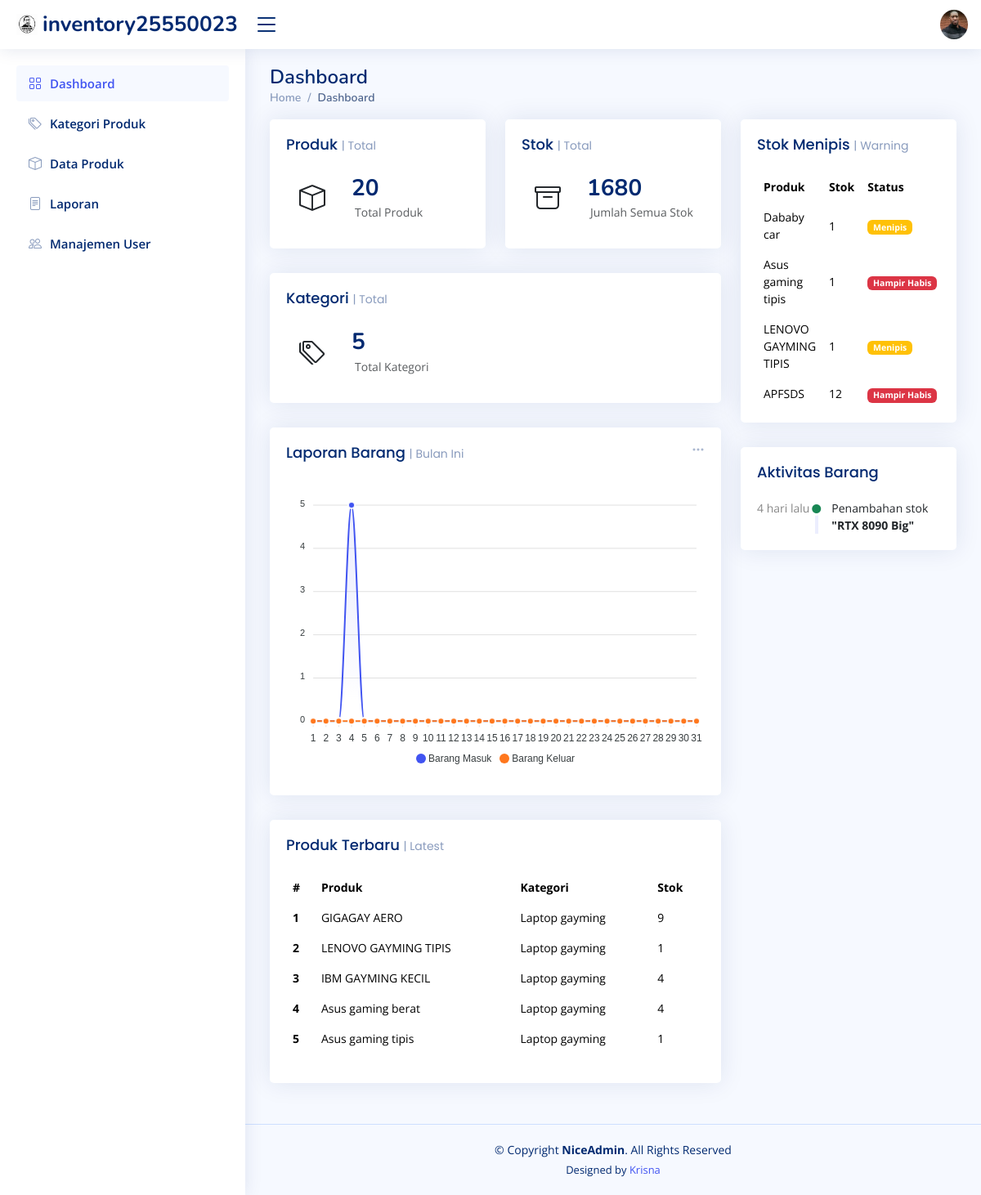
/index.php (signed in), run on the app's committed database.
### tables this page shows
CREATE TABLE `products` (
  `id` int(11) NOT NULL,
  `category_id` int(11) DEFAULT NULL,
  `product_code` varchar(50) DEFAULT NULL,
  `product_name` varchar(150) DEFAULT NULL,
  `stock` int(11) DEFAULT 0,
  `min_stock` int(11) DEFAULT 5,
  `price` int(11) DEFAULT NULL,
  `gambar` varchar(255) NOT NULL,
  `created_at` timestamp NOT NULL DEFAULT current_timestamp(),
  `updated_at` timestamp NULL DEFAULT NULL
);

CREATE TABLE `categories` (
  `id` int(11) NOT NULL,
  `kd_kat` varchar(6) NOT NULL,
  `category_name` varchar(100) NOT NULL
);

CREATE TABLE `stock_logs` (
  `id` int(11) NOT NULL,
  `product_id` int(11) DEFAULT NULL,
  `change_type` enum('ADD','EDIT','REDUCE') DEFAULT NULL,
  `qty` int(11) DEFAULT NULL,
  `stock_before` int(11) DEFAULT NULL,
  `stock_after` int(11) DEFAULT NULL,
  `note` varchar(255) DEFAULT NULL,
  `created_at` timestamp NOT NULL DEFAULT current_timestamp(),
  `created_by` int(11) DEFAULT NULL
);

### index.php (the view, shortened to what this page needs)
<?php
include "koneksi.php";
$q_produk = mysqli_query($conn, "SELECT COUNT(*) as total_produk FROM products");
$data_produk = mysqli_fetch_assoc($q_produk);
$q_stok = mysqli_query($conn, "SELECT SUM(stock) as total_stok FROM products");
$data_stok = mysqli_fetch_assoc($q_stok);
$q_kategori = mysqli_query($conn, "SELECT COUNT(*) as total_kategori FROM categories");
$data_kategori = mysqli_fetch_assoc($q_kategori);
$query = mysqli_query($conn, "SELECT p.product_name, p.stock, c.category_name FROM products p JOIN categories c ON p.category_id = c.id ORDER BY p.created_at DESC LIMIT 5");
$q_menipis = mysqli_query($conn, "
    SELECT product_name, stock, min_stock
    FROM products
    WHERE stock <= min_stock
    ORDER BY stock ASC
    LIMIT 5
");
$q_aktivitas = mysqli_query($conn, "
    SELECT sl.*, p.product_name, u.name as user_name
    FROM stock_logs sl
    JOIN products p ON sl.product_id = p.id
    JOIN users u ON sl.created_by = u.id
    ORDER BY sl.created_at DESC
    LIMIT 5
");
function waktu_lalu($datetime)
{
    $selisih = time() - strtotime($datetime);
    $menit = floor($selisih / 60);
    $jam = floor($selisih / 3600);
    $hari = floor($selisih / 86400);
    if ($menit < 60) {
        return $menit . " menit lalu";
    } elseif ($jam < 24) {
        return $jam . " jam lalu";
    } else {
        return $hari . " hari lalu";
    }
}
?>
<!DOCTYPE html>
<html lang="en">
<head>
  <link href="assets/vendor/bootstrap/css/bootstrap.min.css" rel="stylesheet">
  <link href="assets/vendor/bootstrap-icons/bootstrap-icons.css" rel="stylesheet">
  <link href="assets/vendor/boxicons/css/boxicons.min.css" rel="stylesheet">
  <link href="assets/vendor/quill/quill.snow.css" rel="stylesheet">
  <link href="assets/vendor/quill/quill.bubble.css" rel="stylesheet">
  <link href="assets/vendor/remixicon/remixicon.css" rel="stylesheet">
  <link href="assets/vendor/simple-datatables/style.css" rel="stylesheet">
  <link href="assets/css/style.css" rel="stylesheet">
</head>
<body>
  <header id="header" class="header fixed-top d-flex align-items-center">
    <div class="d-flex align-items-center justify-content-between">
      <a href="index.php" class="logo d-flex align-items-center">
        <img src="assets/img/log0.png" alt="">
        <span class="d-none d-lg-block">inventory25550023</span>
      </a>
      <i class="bi bi-list toggle-sidebar-btn"></i>
    </div>
    <nav class="header-nav ms-auto">
      <ul class="d-flex align-items-center">
        <li class="nav-item dropdown pe-3">
          <a class="nav-link nav-profile d-flex align-items-center pe-0" href="#" data-bs-toggle="dropdown">
            <img src="assets/img/profile-img.jpg" alt="Profile" class="rounded-circle" />
          </a>
        </li>
      </ul>
    </nav>
  </header>
  <aside id="sidebar" class="sidebar">
    <ul class="sidebar-nav" id="sidebar-nav">
      <li class="nav-item">
        <a class="nav-link " href="index.php">
         	<i class="bi bi-grid"></i>
          <span>Dashboard</span>
        </a>
      </li>
       <li class="nav-item">
        <a class="nav-link collapsed" href="kategori_produk.php">
          <i class="bi bi-tags"></i>
          <span>Kategori Produk</span>
        </a>
      </li>
        <li class="nav-item">
        <a class="nav-link collapsed" href="produk.php">
          <i class="bi bi-box"></i>
          <span>Data Produk</span>
        </a>
      </li>
        <li class="nav-item">
        <a class="nav-link collapsed" href="laporan.php">
          <i class="bi bi-file-text"></i>
          <span>Laporan</span>
        </a>
      </li>
        <li class="nav-item">
        <a class="nav-link collapsed" href="users.php">
          <i class="bi bi-people"></i>
          <span>Manajemen User</span>
        </a>
      </li>
    </ul>
  </aside>
  <main id="main" class="main">
    <div class="pagetitle">
      <h1>Dashboard</h1>
      <nav>
        <ol class="breadcrumb">
          <li class="breadcrumb-item"><a href="index.php">Home</a></li>
          <li class="breadcrumb-item active">Dashboard</li>
        </ol>
      </nav>
    </div>
    <section class="section dashboard">
      <div class="row">
        <div class="col-lg-8">
          <div class="row">
            <div class="col-xxl-4 col-md-6">
              <div class="card info-card">
                <div class="card-body">
                  <h5 class="card-title">Produk <span>| Total</span></h5>
                  <div class="d-flex align-items-center">
                    <div class="card-icon rounded-circle d-flex align-items-center justify-content-center">
                      <i class="bi bi-box"></i>
                    </div>
                    <div class="ps-3">
                      <h6><?= $data_produk['total_produk']; ?></h6>
                      <span class="text-muted small pt-2 ps-1">Total Produk</span>
                    </div>
                  </div>
                </div>
              </div>
            </div>
            <div class="col-xxl-4 col-md-6">
              <div class="card info-card">
                <div class="card-body">
                  <h5 class="card-title">Stok <span>| Total</span></h5>
                  <div class="d-flex align-items-center">
                    <div class="card-icon rounded-circle d-flex align-items-center justify-content-center">
                      <i class="bi bi-archive"></i>
                    </div>
                    <div class="ps-3">
                      <h6><?= isset($data_stok['total_stok']) ? $data_stok['total_stok'] : 0; ?></h6>
                      <span class="text-muted small pt-2 ps-1">Jumlah Semua Stok</span>
                    </div>
                  </div>
                </div>
              </div>
            </div>
            <div class="col-xxl-4 col-md-12">
              <div class="card info-card">
                <div class="card-body">
                  <h5 class="card-title">Kategori <span>| Total</span></h5>
                  <div class="d-flex align-items-center">
                    <div class="card-icon rounded-circle d-flex align-items-center justify-content-center">
                      <i class="bi bi-tags"></i>
                    </div>
                    <div class="ps-3">
                      <h6><?= $data_kategori['total_kategori']; ?></h6>
                      <span class="text-muted small pt-2 ps-1">Total Kategori</span>
                    </div>
                  </div>
                </div>
              </div>
            </div>
            <div class="col-12">
              <div class="card">
                <div class="filter">
                  <a class="icon" href="#" data-bs-toggle="dropdown">
                    <i class="bi bi-three-dots"></i>
                  </a>
                </div>
                <div class="card-body">
                  <h5 class="card-title">Laporan Barang <span>| Bulan Ini</span></h5>
                  <div id="reportsChart"></div>
                </div>
              </div>
            </div>
            <div class="col-12">
              <div class="card recent-sales overflow-auto">
                <div class="card-body">
                  <h5 class="card-title">Produk Terbaru <span>| Latest</span></h5>
                  <table class="table table-borderless datatable">
                    <thead>
                      <tr>
                        <th>#</th>
                        <th>Produk</th>
                        <th>Kategori</th>
                        <th>Stok</th>
                      </tr>
                    </thead>
                    <tbody>
                      <?php
                      $no = 1;
                      while ($row = mysqli_fetch_assoc($query)) :
                      ?>
                        <tr>
                          <th><?= $no++; ?></th>
                          <td><?= $row['product_name']; ?></td>
                          <td><?= $row['category_name']; ?></td>
                          <td><?= $row['stock']; ?></td>
                        </tr>
                      <?php endwhile; ?>
                    </tbody>
                  </table>
                </div>
              </div>
            </div>
          </div>
        </div>
        <div class="col-lg-4">
          <div class="card top-selling overflow-auto">
            <div class="card-body pb-0">
              <h5 class="card-title">Stok Menipis <span>| Warning</span></h5>
              <table class="table table-borderless">
                <thead>
                  <tr>
                    <th>Produk</th>
                    <th>Stok</th>
                    <th>Status</th>
                  </tr>
                </thead>
                <tbody>
                  <?php while ($row = mysqli_fetch_assoc($q_menipis)) : ?>
                    <tr>
                      <td><?= $row['product_name']; ?></td>
                      <td><?= $row['stock']; ?></td>
                      <td>
                        <?php if ($row['stock'] == 0): ?>
                          <span class="badge bg-danger">Habis</span>
                        <?php elseif ($row['stock'] <= ($row['min_stock'] / 2)): ?>
                          <span class="badge bg-danger">Hampir Habis</span>
                        <?php else: ?>
                          <span class="badge bg-warning">Menipis</span>
                        <?php endif; ?>
                      </td>
                    </tr>
                  <?php endwhile; ?>
                </tbody>
              </table>
            </div>
          </div>
          <div class="card">
            <div class="card-body">
              <h5 class="card-title">Aktivitas Barang</h5>
              <div class="activity">
                <?php while ($row = mysqli_fetch_assoc($q_aktivitas)): ?>
                  <?php
                  if ($row['change_type'] == 'ADD') {
                    $text = "Penambahan stok";
                    $color = "text-success";
                  } elseif ($row['change_type'] == 'REDUCE') {
                    $text = "Pengeluaran barang";
                    $color = "text-danger";
                  } else {
                    $text = "Perubahan stok";
                    $color = "text-primary";
                  }
                  ?>
                  <div class="activity-item d-flex">
                    <div class="activite-label">
                      <?= waktu_lalu($row['created_at']); ?>
                    </div>
                    <i class="bi bi-circle-fill activity-badge <?= $color ?> align-self-start"></i>
                    <div class="activity-content">
                      <?= $text; ?>
                      <span class="fw-bold text-dark">
                        "<?= $row['product_name']; ?>"
                      </span>
                    </div>
                  </div>
                <?php endwhile; ?>
              </div>
            </div>
          </div>
        </div>
      </div>
    </section>
  </main>
  <footer id="footer" class="footer">
    <div class="copyright">
      &copy; Copyright <strong><span>NiceAdmin</span></strong>. All Rights Reserved
    </div>
    <div class="credits">
      Designed by <a href="https://gigagay.com/">Krisna</a>
    </div>
  </footer>
</body>
</html>

### data on the page
products: product_name "GIGAGAY AERO", category.category_name "Laptop gayming", stock "9"
products: product_name "LENOVO GAYMING TIPIS", category.category_name "Laptop gayming", stock "1", min_stock "Menipis"
products: product_name "IBM GAYMING KECIL", category.category_name "Laptop gayming", stock "4"
products: product_name "Asus gaming berat", category.category_name "Laptop gayming", stock "4"
products: product_name "Asus gaming tipis", category.category_name "Laptop gayming", stock "1", min_stock "Hampir Habis"
products: product_name "Dababy car", stock "1", min_stock "Menipis"
products: product_name "APFSDS", stock "12", min_stock "Hampir Habis"
stock_logs: created_at "4 hari lalu", change_type "Penambahan stok", product.product_name "RTX 8090 Big"

### other printed values
$data_produk['total_produk'] "20"
$data_stok['total_stok'] "1680"
$data_kategori['total_kategori'] "5"
